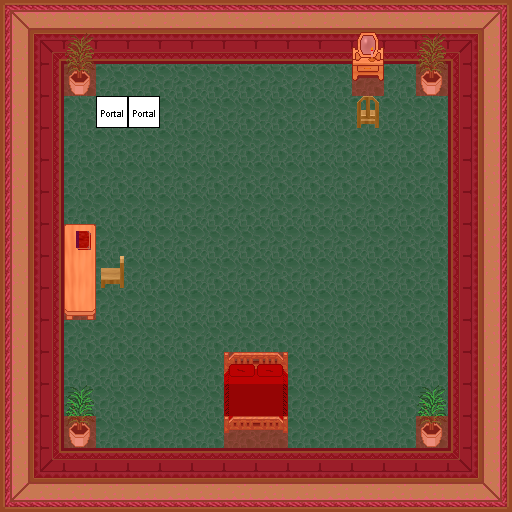

The image is a tile-based game level rendered from a .tmx file. Its description and source (layers, tilesets, objects; grid data summarised) follow:
An orthogonal 16x16 tile map with 32x32 px tiles, 6 tile layers (0_floor, 1_terrain, 2_object, 3_roof, ...), 1 hidden layer not drawn, 11 tilesets and 2 objects (2x mapchange).

<map version="1.8" tiledversion="1.8.4" orientation="orthogonal" renderorder="right-down" width="16" height="16" tilewidth="32" tileheight="32" infinite="0" nextlayerid="8" nextobjectid="1">
 <tileset firstgid="1" name="wall" tilewidth="32" tileheight="32" tilecount="28" columns="4">
  <image source="../../tileset/building/wall/int_green_purple.png" width="128" height="224" />
 </tileset>
 <tileset firstgid="29" name="ground" tilewidth="32" tileheight="32" tilecount="2" columns="2">
  <image source="../../tileset/ground/greenGround2.png" width="64" height="32" />
 </tileset>
 <tileset firstgid="31" name="stairs" tilewidth="32" tileheight="32" tilecount="12" columns="2">
  <image source="../../tileset/building/stairs/stairs.png" width="64" height="192" />
 </tileset>
 <tileset firstgid="43" name="plant 1" tilewidth="32" tileheight="32" tilecount="2" columns="1">
  <image source="../../tileset/plant/indoor/oriental_plant.png" width="32" height="64" />
 </tileset>
 <tileset firstgid="45" name="drawner" tilewidth="32" tileheight="32" tilecount="2" columns="1">
  <image source="../../tileset/furniture/other/drawer_with_mirror.png" width="32" height="64" />
 </tileset>
 <tileset firstgid="47" name="table" tilewidth="32" tileheight="32" tilecount="3" columns="1">
  <image source="../../tileset/furniture/table/long_front_on_pale.png" width="32" height="96" />
 </tileset>
 <tileset firstgid="50" name="chairs" tilewidth="32" tileheight="32" tilecount="4" columns="2">
  <image source="../../tileset/furniture/chair/wooden_pale.png" width="64" height="64" />
 </tileset>
 <tileset firstgid="54" name="books" tilewidth="32" tileheight="32" tilecount="4" columns="2">
  <image source="../../tileset/item/documents/book.png" width="64" height="64" />
 </tileset>
 <tileset firstgid="58" name="portal" tilewidth="32" tileheight="32" tilecount="24" columns="8">
  <image source="../../tileset/logic/portal.png" width="256" height="96" />
 </tileset>
 <tileset firstgid="82" name="collision" tilewidth="32" tileheight="32" tilecount="1" columns="1">
  <image source="../../tileset/logic/collision.png" width="32" height="32" />
 </tileset>
 <tileset firstgid="83" name="double_red" tilewidth="32" tileheight="32" tilecount="8" columns="2">
  <image source="../../tileset/furniture/bed/double_red.png" width="64" height="128" />
 </tileset>
 <layer id="1" name="0_floor" width="16" height="16">
  <data>[256 cells, 256 non-empty, 1 distinct tile ids]</data>
 </layer>
 <layer id="2" name="1_terrain" width="16" height="16">
  <data>[256 cells, 130 non-empty, 31 distinct tile ids]</data>
 </layer>
 <layer id="3" name="2_object" width="16" height="16">
  <data>[256 cells, 4 non-empty, 3 distinct tile ids]</data>
 </layer>
 <layer id="4" name="3_roof" width="16" height="16">
  <data>[256 cells, 4 non-empty, 3 distinct tile ids]</data>
 </layer>
 <layer id="5" name="objects" width="16" height="16">
  <data>[256 cells, 2 non-empty, 1 distinct tile ids]</data>
 </layer>
 <layer id="6" name="collision" width="16" height="16" opacity="0.36">
  <data>[256 cells, 124 non-empty, 1 distinct tile ids]</data>
 </layer>
 <layer id="7" name="protection" width="16" height="16" visible="0">
  <data>[256 cells, 0 non-empty, 0 distinct tile ids]</data>
 </layer>
 <objectgroup name="Mapevents">
  <object name="house41_stairs_west" type="mapchange" id="1" x="96" y="96" width="32" height="32">
   <properties>
    <property name="map" value="int_sedah_house4_0_x0_y0" />
    <property name="place" value="house40_stairs_west" />
   </properties>
  </object>
  <object name="house41_stairs_east" type="mapchange" id="2" x="128" y="96" width="32" height="32">
   <properties>
    <property name="map" value="int_sedah_house4_0_x0_y0" />
    <property name="place" value="house40_stairs_east" />
   </properties>
  </object>
 </objectgroup>
</map>
